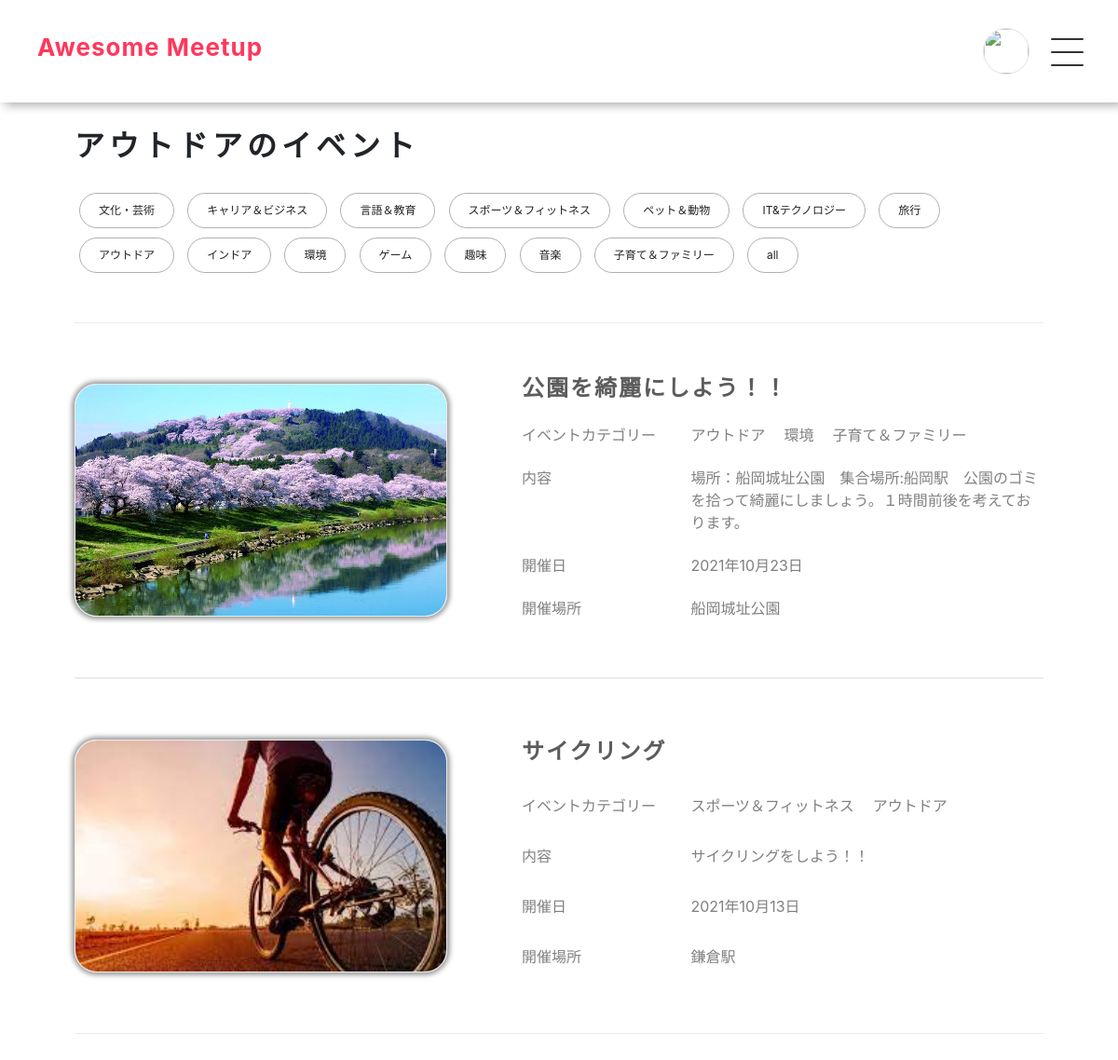
/event_top_outdoor.php (signed in), run on the app's committed database.
### tables this page shows
CREATE TABLE `categories` (
  `id` int(11) NOT NULL AUTO_INCREMENT,
  `type` varchar(100) NOT NULL,
  `created_at` timestamp NOT NULL DEFAULT CURRENT_TIMESTAMP ON UPDATE CURRENT_TIMESTAMP,
  PRIMARY KEY (`id`)
);

CREATE TABLE `events` (
  `id` int(11) NOT NULL AUTO_INCREMENT,
  `user_id` int(11) NOT NULL,
  `name` varchar(50) NOT NULL,
  `content` varchar(255) NOT NULL,
  `place` varchar(50) NOT NULL,
  `day` varchar(50) NOT NULL,
  `time` varchar(50) NOT NULL,
  `participants` int(11) NOT NULL,
  `type` varchar(50) NOT NULL,
  `image` varchar(255) DEFAULT NULL,
  `created_at` timestamp NOT NULL DEFAULT CURRENT_TIMESTAMP ON UPDATE CURRENT_TIMESTAMP,
  PRIMARY KEY (`id`),
  KEY `user_id` (`user_id`),
  CONSTRAINT `events_ibfk_1` FOREIGN KEY (`user_id`) REFERENCES `users` (`id`)
);

### event_top_outdoor.php (called while the page is built, shortened)
<?php
    require_once 'models/Event.php';
    require_once 'models/Event_Category_Relation.php';
    $categories = Category::all();
    $events = Event_Category_Relation::find(8);
    foreach ($events as $event) {
        $events_outdoor[] = Event::find($event->event_id);
    }
    $user_icon = $_SESSION["user_icon"];
    include_once "views/event_top_outdoor_view.php";

### models/Category.php (called while the page is built, shortened)
<?php
    require_once 'models/Model.php';
    class Category extends Model
    {
        public static function all()
        {
            try {
                $pdo  = self::get_connection();
                $stmt = $pdo->query('SELECT * FROM categories');
                $stmt->setFetchMode(PDO::FETCH_CLASS | PDO::FETCH_PROPS_LATE, 'Category');
                $categories = $stmt->fetchAll();
                return $categories;
            }
            catch (PDOException $e) {
                return 'PDO exception: ' . $e->getMessage();
            }
        }
    }

### models/Event_Category_Relation.php (called while the page is built, shortened)
<?php
    require_once 'models/Model.php';
    require_once 'models/Event.php';
    require_once "models/Category.php";
    class Event_Category_Relation extends Model
    {
        public static function find($category_id)
        {
            try {
                $pdo  = self::get_connection();
                $stmt = $pdo->prepare("SELECT * FROM event_category_relations WHERE category_id =:category_id order by created_at desc");
                $stmt->bindParam(':category_id', $category_id, PDO::PARAM_INT);
                $stmt->execute();
                $stmt->setFetchMode(PDO::FETCH_CLASS | PDO::FETCH_PROPS_LATE, 'Event_Category_Relation');
                $events = $stmt->fetchAll();
                return $events;
            }
            catch (PDOException $e) {
                return 'PDO exception: ' . $e->getMessage();
            }
        }
    }

### models/Event.php (called while the page is built, shortened)
<?php
 require_once 'models/Model.php';
 require_once 'models/Category.php';
 class Event extends Model
 {
     public $id;
     public static function find($id)
     {
         try {
             $pdo = self::get_connection();
             $stmt = $pdo->prepare('select * from events where id=:id');
            $stmt->bindParam(':id', $id, PDO::PARAM_INT);
            $stmt->execute();
            $stmt->setFetchMode(PDO::FETCH_CLASS | PDO::FETCH_PROPS_LATE, 'Event');
            $event = $stmt->fetch();
             return $event;
         } catch (PDOException $e) {
             return 'PDO exception: '.$e->getMessage();
         }
     }
      public function categories()
      {
                try {
                    $pdo = self::get_connection();
                    $stmt = $pdo->prepare('SELECT categories.type FROM categories JOIN event_category_relations ON categories.id = event_category_relations.category_id WHERE event_category_relations.event_id = :event_id');
                    $stmt->bindParam(':event_id', $this->id, PDO::PARAM_INT);
                    $stmt->execute();
                    $stmt->setFetchMode(PDO::FETCH_CLASS | PDO::FETCH_PROPS_LATE, 'Category');
                    $categories = $stmt->fetchAll();
                    return $categories;
                } catch (PDOException $e) {
                    return 'PDO exception: '.$e->getMessage();
                }
            }
 }

### models/Model.php (called while the page is built, shortened)
<?php
    class Model
    {
        protected static function close_connection($pdo, $stmp)
        {
            try {
                $stmp = null;
            }
            catch (PDOException $e) {
                return 'PDO exception: ' . $e->getMessage();
            }
        }
    }
    function set_time($time_db)
    {
        $dateTime = new DateTime($time_db);
        return $time_db = $dateTime->format("Y年m月d日");
    }
    function current_time()
    {
        $dateTime = new DateTime();
        return $time_db = $dateTime->format("Y年m月d日");
    }

### views/event_top_outdoor_view.php (the view, shortened to what this page needs)
<!DOCTYPE html>
<html lang="ja">
    <head>
        <link rel="stylesheet" href="css/event.css">
        <link rel="stylesheet" href="css/reset.css">
        <link rel="stylesheet" href="css/nav.css">
        <link href="https://cdn.jsdelivr.net/npm/bootstrap@5.0.0-beta1/dist/css/bootstrap.min.css" rel="stylesheet">
    </head>
    <body>
        <header>
         <nav class="navbar navbar-light fixed-top">
            <div class="nav_title"><a href="top.php"><h1 class="d-flex">Awesome&nbsp;<span>Meetup</span></h1></a></div>
            <div class="d-flex position-relative">
                  <div class="user-icon">
                     <a href="user_account.php?id=<?=$login_user->id?>"><img src="upload/<?=$user_icon?>"></a>
                  </div>
               <div id="nav_menu">
                   <span></span>
                   <span></span>
                   <span></span>
               </div>
            </div>
         </nav>
      </header>
        <div class="scroll_wrapper">
        <div class="mb-5">
        <h1 class="Ltitle">アウトドアの<span>イベント</span></h1>
        <div id="buttons">
            <?php foreach ($categories as $category):?>
            <button value="<?=$category->type?>"><?=$category->type?></button>
            <?php endforeach; ?>
            <button value="all">all</button>
        </div>
        </div>
            <?php foreach ($events_outdoor as $event):?>
                <div class="grid_wrapper <?php foreach ($event->categories() as $category):?><?=$category->type?> <?php endforeach; ?> ">
                <div class="grid_img"><a href="event_show.php?id=<?=$event->id?>"><img src="upload/<?=$event->image?>">
                </a></li>
                </div>
                <div class="grid_items">
                    <div class="d-grid">
                        <h2><?=$event->name?></h2>
                    </div>
                    <ul class="d-grid grid_item">
                        <li>イベントカテゴリー</li>
                        <ul class="d-flex flex_categories p-0">
                            <?php foreach ($event->categories() as $category):?>
                            <li class="<?=$category->type?>"><?=$category->type ?><li>
                            <?php endforeach; ?>
                        </ul>
                    </ul>
                    <ul class="d-grid grid_item">
                        <li>内容</li>
                        <li><?=$event->content?></li>
                    </ul>
                    <ul id="none" class="d-grid grid_item">
                        <li>開催日</li>
                    <?php if((current_time()) <= (set_time($event->day))):?>
                        <li><?=set_time($event->day)?></li>
                    <?php else :?>
                        <li style="color: #da4175;">終了したイベントです</li>
                    <?php endif;?>
                    </ul>
                    <ul class="d-grid grid_item">
                        <li>開催場所</li>
                        <li><?=$event->place?></li>
                    </ul>
                </div>
            </div>
            <?php endforeach; ?>
        </div>
    </body>
</html>

### css/event.css (style rules this page uses)
.scroll_wrapper { padding: 50px 80px; overflow: scroll; }
.scroll_wrapper h1 { font-size: 32px; font-weight: 600; line-height: 1; letter-spacing: 5px; margin-bottom: 30px; }
.scroll_wrapper .Ltitle { display: flex; }
.scroll_wrapper #buttons button { cursor: pointer !important; text-align: center !important; border: 1px solid #b0b0b0 !important; background-color: white; outline: none !important; margin: 5px; border-radius: 30px !important; color: #222222; font-family: Circular, -apple-system, BlinkMacSystemFont, Roboto, "Helvetica Neue", sans-serif !important; padding: 10px 20px !important; font-size: 12px !important; line-height: 16px !important; }
.scroll_wrapper .grid_wrapper { grid-template-columns: 1fr 2fr; grid-template-rows: 300px; gap: 80px; display: grid; border-top: 0.5px solid #ebebeb; border-bottom: 0.5px solid #ebebeb; padding: 40px 0; }
.scroll_wrapper .grid_wrapper .grid_img { display: flex; align-items: center; }
.scroll_wrapper .grid_wrapper .grid_img img { width: 400px; height: 250px; object-fit: cover; border-radius: 24px; border: 1px solid #ebebeb; box-shadow: 0px 0px 5px 3px #9e9e9e; }
.scroll_wrapper .grid_wrapper .grid_items { display: flex; flex-direction: column; justify-content: space-evenly; }
.scroll_wrapper .grid_wrapper .grid_items .grid_item { grid-template-columns: 1fr 2.5fr; gap: 30px; color: gray; font-size: 16px; padding: 0; margin-bottom: 10px; }
.scroll_wrapper .grid_wrapper .grid_items .grid_item .flex_categories { flex-wrap: wrap; }
.scroll_wrapper .grid_wrapper .grid_items .grid_item .flex_categories li { padding-right: 10px; }
.scroll_wrapper .grid_wrapper .grid_items h2 { font-size: 26px; font-weight: 600; line-height: 1.5; letter-spacing: 2px; font-size: 24px; color: #000000a3; }

### css/nav.css (style rules this page uses)
header { height:90px; }
#nav_menu { width: 55px; height: 50px; position: relative; left: 15px; top:11px; cursor:pointer; transition: 0.5s ease-in-out; z-index: 20; }
#nav_menu span { display: block; position: absolute; left: 8px; width: 35px; height: 2px; background-color: #333; border-radius: 4px; transition: all .5s; }
.open span:nth-child(1) { top: 0px; width: 60px; animation: equalizer01 7000ms infinite; }
.open span:nth-child(2) { top: 14px; width: 30px; animation: equalizer02 5000ms infinite; animation-delay: 0.33s; }
.open span:nth-child(3) { top: 28px; width: 20px; animation: equalizer02 5000ms infinite; }
.user-icon { width: 50px; height: 50px; border: 1px solid #8080803b; border-radius: 50%; }
.user-icon img { width: 100%; height: 100%; border-radius: 50%; }
.navbar { padding: 30px 40px!important; box-shadow: 5px 3px 10px 0px #00000052; box-shadow: 5px 3px 10px 0px #00000052; cursor: pointer; background: white; }
.nav_title a { text-decoration:none!important; }
.nav_title h1 { font-family: "SF Pro JP","SF Pro Display","SF Pro Icons","Hiragino Kaku Gothic Pro","ヒラギノ角ゴ Pro W3","メイリオ","Meiryo","ＭＳ Ｐゴシック","Helvetica Neue","Helvetica","Arial",sans-serif; letter-spacing: 1px; font-size: 26px; font-weight: bold; color: #ff385c; }
html ,body { height:100%; }

### data on the page
categories: type "文化・芸術"
categories: type "キャリア＆ビジネス"
categories: type "言語＆教育"
categories: type "スポーツ＆フィットネス"
categories: type "ペット＆動物"
categories: type "IT&テクノロジー"
categories: type "旅行"
categories: type "アウトドア"
categories: type "インドア"
categories: type "環境"
categories: type "ゲーム"
categories: type "趣味"
categories: type "音楽"
categories: type "子育て＆ファミリー"
events: image (picture), name "公園を綺麗にしよう！！", content "場所：船岡城址公園 集合場所:船岡駅 公園のゴミを拾って綺麗にしましょう。１時間前後を考えております。", day "2021年10月23日", place "船岡城址公園"
events: image (picture), name "サイクリング", content "サイクリングをしよう！！", day "2021年10月13日", place "鎌倉駅"
